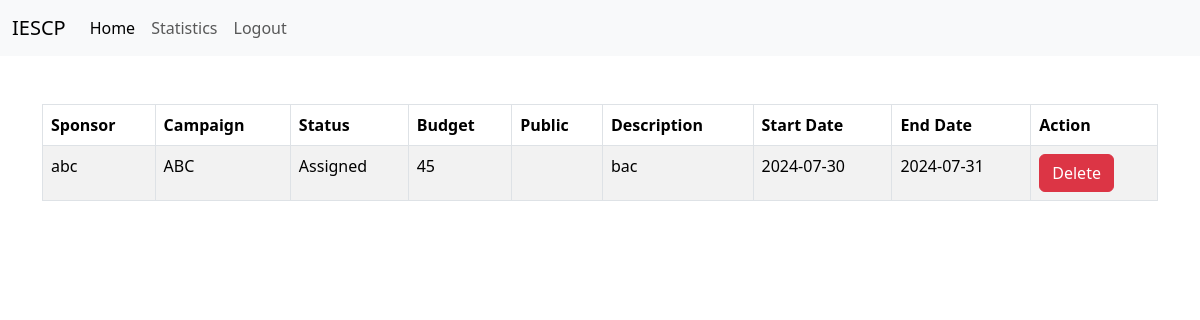
Before: /all_campaigns with the older database file.
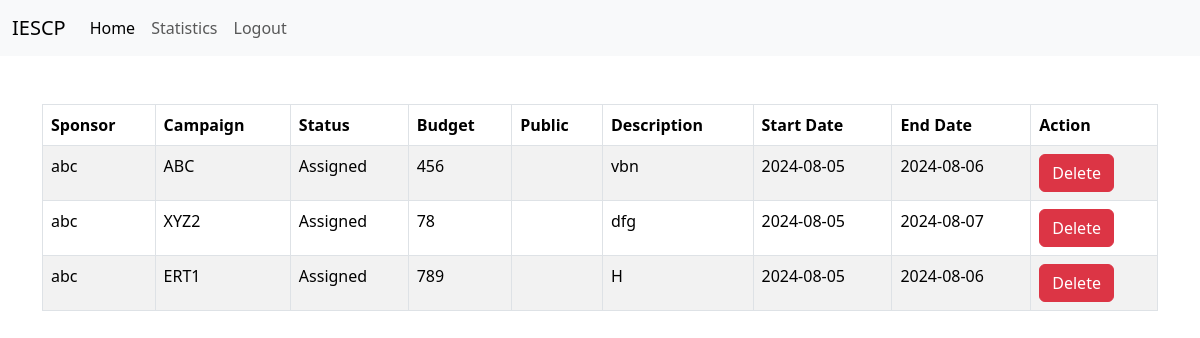
After: the same page with the newer database file.
### tables this page shows
CREATE TABLE campaigns ( sponsor TEXT, campaignName TEXT, status TEXT, budget TEXT, public TEXT, description TEXT, start_date TEXT, end_date TEXT, UNIQUE (sponsor, campaignName) );

### app.py (the view)
@app.route('/all_campaigns', methods=['GET', 'POST'])
def all_campaigns():
    campaigns = []
    campaigns_list = select_all_campaigns()
    for i in campaigns_list:
        temp = dict()
        temp['sponsor'] = i[0]
        temp['campaignName'] = i[1]
        temp['status'] = i[2]
        temp['budget'] = i[3]
        temp['public'] = i[4]
        temp['description'] = i[5]
        temp['start_date'] = i[6]
        temp['end_date'] = i[7]
        campaigns.append(temp)
        temp = dict()
    return render_template('all_campaigns.html', campaigns=campaigns)

### app.py (called while the page is built)
def select_all_campaigns():
    cursor.execute("SELECT * FROM campaigns")
    connection.commit()
    return cursor.fetchall()

### templates/all_campaigns.html (shortened to what this page needs)
<!DOCTYPE html>
<html lang="en">
<head>
<link href="https://cdn.jsdelivr.net/npm/bootstrap@5.3.3/dist/css/bootstrap.min.css" rel="stylesheet">
  </head>
  <nav class="navbar navbar-expand-lg bg-body-tertiary">
    <div class="container-fluid">
      <a class="navbar-brand" href="#">IESCP</a>
      <div class="collapse navbar-collapse" id="navbarSupportedContent">
        <ul class="navbar-nav me-auto mb-2 mb-lg-0">
          <li class="nav-item">
            <a class="nav-link active" aria-current="page" href="/home_admin">Home</a>
          </li>
          <li class="nav-item">
            <a class="nav-link" href="/statistics_admin">Statistics</a>
          </li>
          <li class="nav-item">
            <a class="nav-link" href = "/" id="logout">Logout</a>
          </li>
        </ul>
      </div>
    </div>
  </nav>
<body>
  <div class="container mt-5">
    <table class="table table-striped table-bordered">
      <thead class="thead-dark">
        <tr>
          <th>Sponsor</th>
          <th>Campaign</th>
          <th>Status</th>
          <th>Budget</th>
          <th>Public</th>
          <th>Description</th>
          <th>Start Date</th>
          <th>End Date</th>
          <th>Action</th>
        </tr>
      </thead>
      <tbody>
        {% for campaign in campaigns %}
        <tr>
          <td>{{ campaign.sponsor }}</td>
          <td>{{ campaign.campaignName }}</td>
          <td>{{ campaign.status }}</td>
          <td>{{ campaign.budget }}</td>
          <td>{{ campaign.public }}</td>
          <td>{{ campaign.description }}</td>
          <td>{{ campaign.start_date }}</td>
          <td>{{ campaign.end_date }}</td>
          <td>
            <a href="/delete_campaign/sponsor={{campaign.sponsor}}/campaign={{campaign.campaignName}}"
               class="btn btn-danger">
              Delete
            </a>
          </td>
        </tr>
        {% endfor %}
      </tbody>
    </table>
  </div>
</body>
</html>

Changed rows visible on the page:
changed campaigns "ABC": budget "45" → "456"; description "bac" → "vbn"; start_date "2024-07-30" → "2024-08-05"; end_date "2024-07-31" → "2024-08-06"
added campaigns: sponsor "abc", campaignName "XYZ2", status "Assigned", budget "78", description "dfg", start_date "2024-08-05", end_date "2024-08-07"
added campaigns: sponsor "abc", campaignName "ERT1", status "Assigned", budget "789", description "H", start_date "2024-08-05", end_date "2024-08-06"
